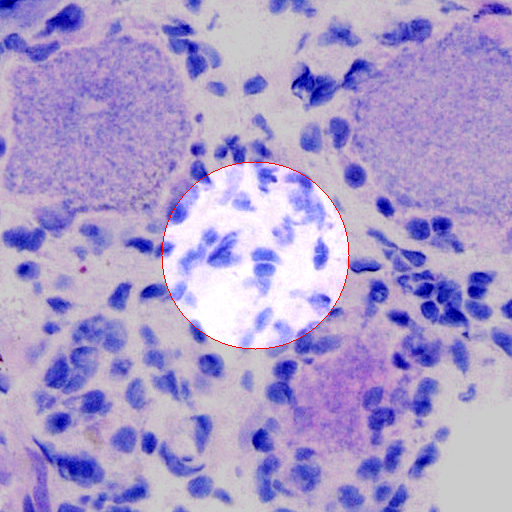
#> input picture preprocess/barcodes_iso_overlap/VM4-2_AAATACCTATAAGCAT-1.png, 512 x 512 px; its folder holds 3 pictures in this run
$ python preprocessing.py
#> lines starting #> are read from the running program, lines starting #| are printed output that depends on the picture; after the words box and inside, x2 and y2 are one past the last pixel; in counts of white or black regions, pixels touching at a corner belong together
from PIL import Image
import glob
from pathlib import Path
import numpy as np
import cv2
import pandas as pd
import sys
from datetime import datetime
import time
import json
import getpass
import shutil
username = getpass.getuser()

##### SET UP ######
namemap = {
    's1r1': 'v10f06-092_a1_F1-1',
    's1r2': 'v10f06-089_a1_F3-1',
    's2r1': 'v10f06-092_b1_M1-1',
    's2r2': 'v10f06-089_b1_M3-1',
    's3r1': 'v10f06-092_c1_F2-1',
    's3r2': 'v10f06-089_c1_F4-1',
    's4r1': 'v10f06-092_d1_M2-1',
    's4r2': 'v10f06-089_d1_M4-1',
    's5r1': 'v10f06-090_a1_F1-2',
    's5r2': 'v10f06-091_a1_F3-2',
    's6r1': 'v10f06-090_b1_M1-2',
    's6r2': 'v10f06-091_b1_M3-2',
    's7r1': 'v10f06-090_c1_F2-2',
    's7r2': 'v10f06-091_c1_F4-2',
    's8r1': 'v10f06-090_d1_M2-2',
    's8r2': 'v10f06-091_d1_M4-2',
    '1AL': 'V11L12-024_A1_1AL',
    '7AL': 'V11L12-024_B1_7AL',
    '9AL': 'V11L12-024_C1_9AL',
    '10AL': 'V11L12-024_C1_10AL',
    '1AR': 'V11U28-385_B1_1AR',
    '7AR': 'V11U28-385_B1_7AR',
    '9AR': 'V11U28-385_C1_9AR',
    '10AR': 'V11U28-385_D1_10AR',
    '22AR': 'V12N28-026_A1_22AR',
    '22AL': 'V12N28-026_B1_22AL',
    '24AR': 'V12N28-026_C1_24AR',
    '24AL': 'V12N28-026_D1_24AL',
    '19AL': 'V12U21-122_A1_19AL',
    '19AR': 'V12U21-122_B1_19AR',
    '21AL': 'V12U21-122_C1_21AL',
    '21AR': 'V12U21-122_D1_21AR',
    's1-1': 'V12U21-017_A1_s1-1',
    's1-3': 'V12U21-119-A1_s1-3',
    's1-2': 'V12U21-120-B1_s1-2',
    's2-2': 'V12U21-016_A1_s2-2',
    's2-1': 'V12U21-017_B1_s2-1',
    's2-3': 'V12U21-119-B1_s2-3',
    's3-1': 'V12U21-017_C1_s3-1',
    's3-3': 'V12U21-119-D1_s3-3',
    's3-2': 'V12U21-120-D1_s3-2',
    's4-2': 'V12U21-016_C1_s4-2',
    's4-1': 'V12U21-017_D1_s4-1',
    's4-3': 'V12U21-119-C1_s4-3',
    's5-1': 'V12U21-016_B1_s5-1',
    's5-2': 'V12U21-120-A1_s5-2',
    's6-1': 'V12U21-016_D1_s6-1',
    's6-2': 'V12U21-120-C1_s6-2',
    'VM4-2': 'VM4-2'
}


namemap_int = {v: k for k, v in namemap.items()}


# REPLACE PATH HERE
dir_path = Path(rf'C:\Users\\{username}\Box\diana_collaboration_DATA')

# REPLACE PATH HERE
preproc_path = Path("preprocess")
#Folder to original tifs
tifs_path = preproc_path / 'Data'
barcodes_path = preproc_path / 'barcodes'
barcode_iso_path = preproc_path / 'barcodes_iso'
barcode_iso_overlap_path = preproc_path / 'barcodes_iso_overlap'

barcode_iso_paths = list(barcode_iso_overlap_path.glob('*.png'))
generated_subjects = set(['_'.join(x.stem.split('_')[:3]) for x in barcode_iso_paths])


tif_list = list(tifs_path.glob('*.tif'))

#REPLACE PATH HERE
json_path = Path("output")


target_imsize = 512

#Setup variables
Image.MAX_IMAGE_PIXELS = None
# scaling_factor = 0.08473858
# scaling_factor = 0.15   # original scaling_factor = 0.08473858

target_image_width = 512
target_image_height = 512

barcode_diameter_micron = 65
barcode_pixel_radius = 94 #Fine tuned this number on 8/14/23 to match Loupe browser
# barcode_pixel_radius = 89.43834961
# barcode_pixel_radius = round(barcode_diameter_micron / (65/89.43834961))


listofdicts = []
for img in tif_list:
    img_name = img.stem

    #Process images only in our dictionary above
    if img_name not in namemap_int:
        print(f'Skipping because not in namemap: {img_name}')
        continue

    if img_name in generated_subjects:
        print(f'Skipping because already generated: {img_name}')
        continue

    #manipulate string to get it in the right format
    target_name = namemap_int[img_name]
    json_file = json_path / f'scalefactors_{target_name}_json.json'

    with open(json_file) as f:
        jload = json.load(f)

    barcode_pixel_diameter = jload['spot_diameter_fullres']
    barcode_pixel_radius = round(barcode_pixel_diameter/2)

    img_barcode_path = barcodes_path / f'{img.stem}.csv'
    colnames=['Barcode', 'X_Coordinate', 'Y_Coordinate']
    locsdf = pd.read_csv(img_barcode_path, names=colnames, header=None)

    # if locsdf['x'].iloc[0] == 'pxl_row_in_fullres':
    #     locsdf = locsdf.iloc[1:]
    #     locsdf[['x', 'y', 'x_coord', 'y_coord', 'over_tissue']] = locsdf[['x', 'y', 'x_coord', 'y_coord', 'over_tissue']].apply(pd.to_numeric)
    #     locsdf.reset_index(drop=True)

    #Get just barcodes over tissue
    locsdf = locsdf.iloc[1:]
    locsdf[['X_Coordinate', 'Y_Coordinate']] = locsdf[['X_Coordinate', 'Y_Coordinate']].apply(pd.to_numeric)
    bcdf = locsdf

    im = cv2.imread(str(img))

    print(f'Starting {img_name}')

    for idx,row in bcdf.iterrows():

        im_cropped = np.asarray([])

        left = int(row['Y_Coordinate'] - target_image_width/2)
        right = int(row['Y_Coordinate'] + target_image_width/2)
        bottom = int(row['X_Coordinate'] + target_image_height/2)
        top = int(row['X_Coordinate'] - target_image_height/2)

        center_x = round(target_image_width / 2)
        center_y = round(target_image_height / 2)

        im_cropped = im[top:bottom, left:right]

        im_cropped_copy = im_cropped.copy()


        img_barcode_mask = np.zeros(shape=[target_image_width, target_image_height], dtype=np.uint8)
        cv2.circle(img_barcode_mask, (center_y-1, center_x-1), barcode_pixel_radius, 255, -1)


        backtorgb = cv2.cvtColor(img_barcode_mask,cv2.COLOR_GRAY2RGB)

        added_image = cv2.addWeighted(im_cropped_copy,0.8,backtorgb,0.2,0)
        cv2.circle(added_image, (center_y-1, center_x-1), barcode_pixel_radius, (0, 0, 255), 1)

        bcd_id = row['Barcode']

        cv2.imwrite(str(barcode_iso_overlap_path / f'{img_name}_{bcd_id}.png'), added_image)


# Create a directory to move non-tissue images (instead of deleting)
non_tissue_path = Path("preprocess/non_tissue_images")

non_tissue_path.mkdir(exist_ok=True)

# Get all png images
images = list(barcode_iso_overlap_path.glob("*.png"))
print(f"Found {len(images)} images to analyze")

removed_count = 0
kept_count = 0

# Process each image - focusing primarily on whiteness
for img_path in images:
    # Load image
    img = cv2.imread(str(img_path))
#> img is the input picture: shape (512, 512, 3); mean B, G, R 205, 155.5, 170.3
    if img is None:
        print(f"Failed to load image: {img_path}")
        continue

    # Extract the center region where the spot is located
    h, w = img.shape[:2]
#> h = 512; w = 512
    center_y, center_x = h//2, w//2
#> center_y = 256; center_x = 256
    radius = 94  # Standard barcode_pixel_radius

    # Create a mask for the spot area
    mask = np.zeros((h, w), dtype=np.uint8)
    cv2.circle(mask, (center_x, center_y), radius, 255, -1)
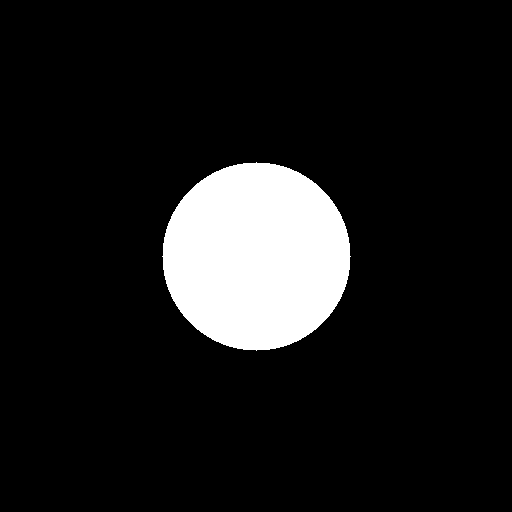
#> mask: shape (512, 512); 10.6% white; 1 white region, box (x1, y1, x2, y2) and area: (162, 162, 351, 351) 27729

    # Calculate mean brightness of the spot area (higher = whiter)
    mean_brightness = np.mean(img[mask > 0])
#> mean_brightness = 223.8

    # More lenient threshold - focusing primarily on whiteness
    # Images with mean brightness > 240 are considered "mostly white"
    is_white = mean_brightness > 230
#> is_white = False

    if not is_white:
        kept_count += 1
    else:
        # Move to non-tissue folder
        shutil.move(str(img_path), str(non_tissue_path / img_path.name))
        removed_count += 1

    # Print progress
    if (removed_count + kept_count) % 100 == 0:
        print(f"Processed {removed_count + kept_count} images...")

print(f"Processing complete:")
print(f"- Kept {kept_count} images with tissue")
print(f"- Moved {removed_count} images that are mostly white to {non_tissue_path}")
print('finished')
